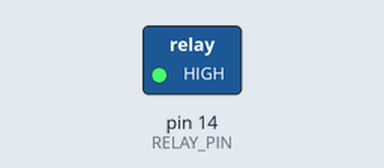
The sketch below on a simulated Arduino Uno, built with avr-gcc and run on an emulated ATmega328P. On the bench: switched loads named in the sketch (green lamp = pin HIGH).

Above: at 0.1 s.
Timing chart, 0 to 1.6 s (numbered marks = the images above):
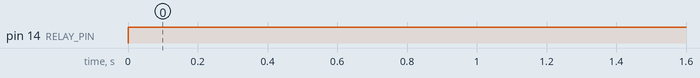

Measured:
- by itself, pin 14 (RELAY_PIN): LOW → HIGH at 0.00 s

The sketch:

sketch_apr6a.ino
```cpp
#define RELAY_PIN 14
const int in1 = 2;
const int in2 = 4;
const int in3 = 6;
const int in4 = 8;
void setup() {
  pinMode (RELAY_PIN , OUTPUT);
  // put your setup code here, to run once:

}

void loop() {
  digitalWrite(RELAY_PIN, HIGH);
  // put your main code here, to run repeatedly:

}
```
